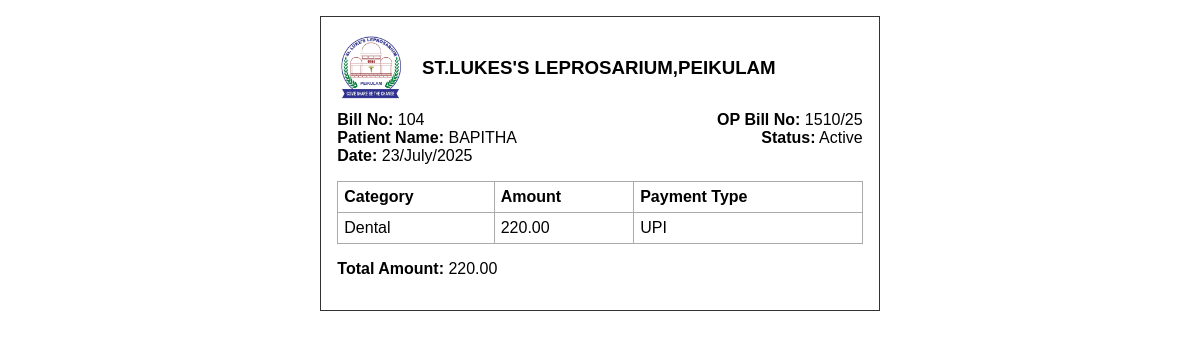
/bill/104, run on the app's committed database.
### app.py (models this page shows)
class HeaderEntry(db.Model):
    id = db.Column(db.Integer, primary_key=True)
    op_bill_no = db.Column(db.String(50), nullable=False)
    patient_name = db.Column(db.String(100), nullable=False)
    date = db.Column(db.Date, nullable=False)
    is_cancelled = db.Column(db.Boolean, default=False, nullable=False)
    created_at = db.Column(db.DateTime, default=lambda: datetime.now(IST), nullable=False)
    updated_at = db.Column(db.DateTime, default=lambda: datetime.now(IST), onupdate=lambda: datetime.now(IST), nullable=False)
    details = db.relationship('DetailsEntry', backref='header', lazy=True)

class DetailsEntry(db.Model):
    id = db.Column(db.Integer, primary_key=True)
    header_id = db.Column(db.Integer, db.ForeignKey('header_entry.id'), nullable=False)
    category_id = db.Column(db.Integer, db.ForeignKey('category.id'), nullable=False)
    amount = db.Column(db.Float, nullable=False)
    payment_type_id = db.Column(db.Integer, db.ForeignKey('payment_type.id'), nullable=False)
    category = db.relationship('Category', backref='details_entries')
    payment_type = db.relationship('PaymentType', backref='details_entries')

class Category(db.Model):
    id = db.Column(db.Integer, primary_key=True)
    name = db.Column(db.String(100), unique=True, nullable=False)

class PaymentType(db.Model):
    id = db.Column(db.Integer, primary_key=True)
    name = db.Column(db.String(100), unique=True, nullable=False)

### app.py (the view)
@app.route('/bill/<int:header_id>')
def print_bill(header_id):
    header = HeaderEntry.query.get_or_404(header_id)
    details = DetailsEntry.query.filter_by(header_id=header.id).all()
    return render_template('print_bill.html', header=header, details=details)

### app.py (called while the page is built, shortened)
@app.context_processor
def inject_usertype():
    return dict(session=session)

@app.before_request
def daily_backup():
    if not os.path.exists(BACKUP_DIR):
        os.makedirs(BACKUP_DIR)
    today = datetime.now().strftime('%Y-%m-%d')
    last_backup = None
    if os.path.exists(LAST_BACKUP_FILE):
        with open(LAST_BACKUP_FILE, 'r') as f:
            last_backup = f.read().strip()

### templates/print_bill.html (shortened to what this page needs)
<!DOCTYPE html>
<html>
<head>
</head>
<body>
    <div class="bill">
        <div style="display: flex; align-items: center; justify-content: flex-start; margin-bottom: 8px;">
            <img src="/static/logo.jpg" alt="Logo" style="height:70px; width:auto; margin-right:18px; display:block;">
            <div style="flex:1;">
                <h3 style="margin:0;">ST.LUKES'S LEPROSARIUM,PEIKULAM</h3>
            </div>
        </div>
        <div style="display: flex; justify-content: space-between; align-items: flex-start; margin-bottom: 8px;">
            <div>
                <strong>Bill No:</strong> {{ header.id }}<br>
                <strong>Patient Name:</strong> {{ header.patient_name }}<br>
                <strong>Date:</strong> {{ header.date.strftime('%d/%B/%Y') }}<br>
            </div>
            <div style="text-align: right; min-width: 140px;">
                <strong>OP Bill No:</strong> {{ header.op_bill_no }}<br>
                <strong>Status:</strong> {% if header.is_cancelled %}<span style="color:red;">Cancelled</span>{% else %}Active{% endif %}<br>
            </div>
        </div>
        <table>
            <tr>
                <th>Category</th>
                <th>Amount</th>
                <th>Payment Type</th>
            </tr>
            {% for d in details %}
            <tr>
                <td>{{ d.category.name }}</td>
                <td>{{ "%.2f"|format(d.amount) }}</td>
                <td>{{ d.payment_type.name }}</td>
            </tr>
            {% endfor %}
        </table>
        <p><strong>Total Amount:</strong> {{ "%.2f"|format(details|sum(attribute='amount')) }}</p>
    </div>
</body>
</html>

### templates/print_bill.html (style rules this page uses)
body { font-family: Arial, sans-serif; width: 148mm; margin: 0 auto; }
.bill { border: 1px solid #333; padding: 16px; margin-top: 16px; }
table { width: 100%; border-collapse: collapse; margin-top: 1em; }
th, td { border: 1px solid #aaa; padding: 6px; text-align: left; }

### data on the page
HeaderEntry: id "104", patient_name "BAPITHA", date "23/July/2025", op_bill_no "1510/25"
DetailsEntry: category.name "Dental", amount "220.00", payment_type.name "UPI"

### other printed values
{{ "%.2f"|format(details|sum(attribute='amount')) }} "220.00"
